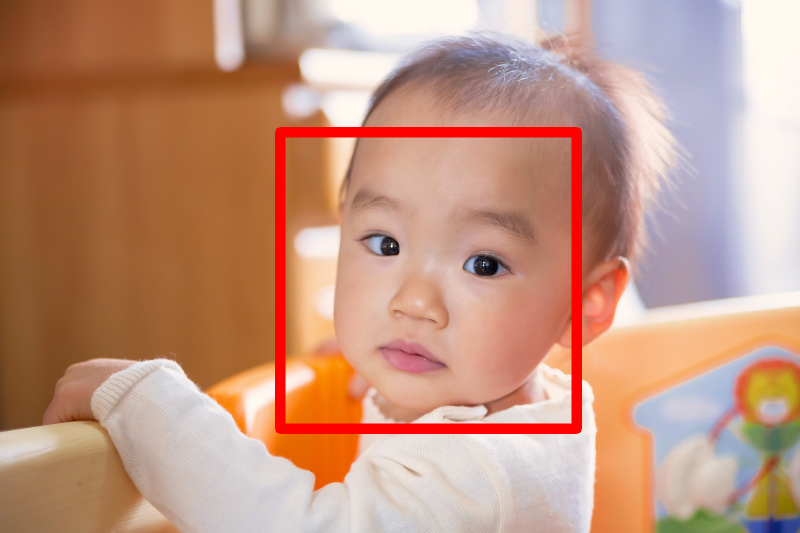
#> input picture AI_Apps(2) (AI活用演習)/09_opencv_face/2230033.png, 1600 x 1066 px, given in place of the camera (shown at 1/2 size)
$ python 'kad09-2_camera_IE2B06正木陽斗.py'
#> lines starting #> are read from the running program, lines starting #| are printed output that depends on the picture
### AI_Apps(2) (AI活用演習)/09_opencv_face/mosaic.py
import cv2

def mosaic(img, rect, size):
    # rect: (x1, y1, x2, y2)
    # rectから矩形領域を切り抜き、サイズを縮小してモザイクをかける
    (x1, y1, x2, y2) = rect
    w = x2 - x1  # 矩形領域の幅
    h = y2 - y1  # 矩形領域の高さ
    i_rect = img[y1:y2, x1:x2]  # 矩形領域を切り抜く

    i_small = cv2.resize(i_rect, (size, size))  # 縮小処理
    i_mos = cv2.resize(i_small, (w, h), interpolation=cv2.INTER_AREA)  # 拡大処理

    # モザイク処理後の画像をコピーし、元の画像に切り抜いた矩形領域を置換する
    img2 = img.copy()
    img2[y1:y2, x1:x2] = i_mos
    return img2

### AI_Apps(2) (AI活用演習)/09_opencv_face/kad09-2_camera_IE2B06正木陽斗.py
# 必要なライブラリのインポート
import matplotlib.pyplot as plt
import cv2
from mosaic import mosaic  # 自作のmosaic.py内のmosaic関数をインポート

# Haar-cascade分類器を読み込んでモデル作成
cascade_file = "haarcascade_frontalface_alt.xml"
cascade = cv2.CascadeClassifier(cascade_file)

# カメラを開く
cap = cv2.VideoCapture(0)

# 各フレームを繰り返し処理
while True:
    # フレームを取得
    ret, frame = cap.read()
#> frame is the input picture: shape (1066, 1600, 3); mean B, G, R 127.6, 149, 194.4
    if not ret:
        break

	# 各フレームに処理
    # 画像を読み込み、グレースケールに変換する
    gray_frame = cv2.cvtColor(frame, cv2.COLOR_BGR2GRAY)
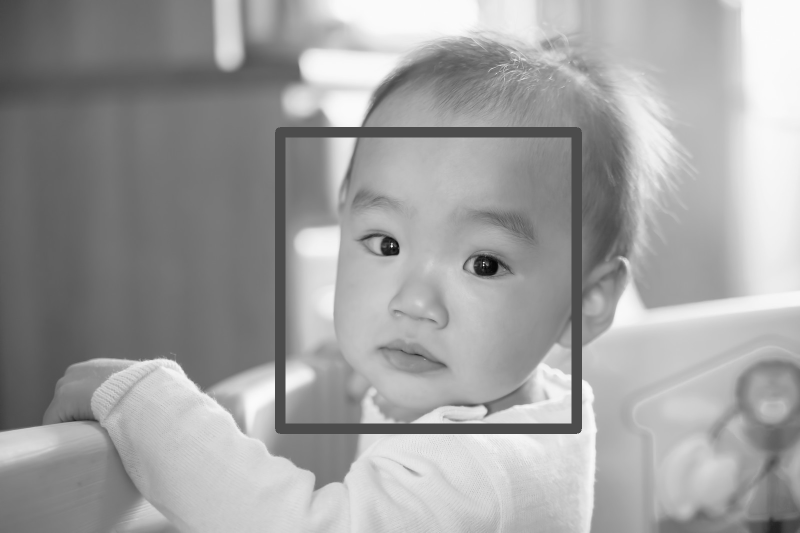
#> gray_frame: shape (1066, 1600) (shown at 1/2 size); min 3, max 253, mean 160.1

    # Haar-cascade分類器を用いて顔を検出する
    face_list = cascade.detectMultiScale(gray_frame, scaleFactor=1.1, minNeighbors=5, minSize=(100, 100))
#> face_list = [[564, 256, 599, 599]]

    #（顔が検出されない場合の処理は不要）

    # 検出された顔にモザイクをかける
    for (x, y, w, h) in face_list:
        frame = mosaic(frame, (x, y, x + w, y + h), size=15)
#> this loop made 1 pass
#> (x, y, x1 in mosaic, y1 in mosaic, x2 in mosaic, y2 in mosaic) on pass 1: (564, 256, 564, 256, 1163, 855)
#> pass 1, in mosaic, `i_rect = img[y1:y2, x1:x2]`:
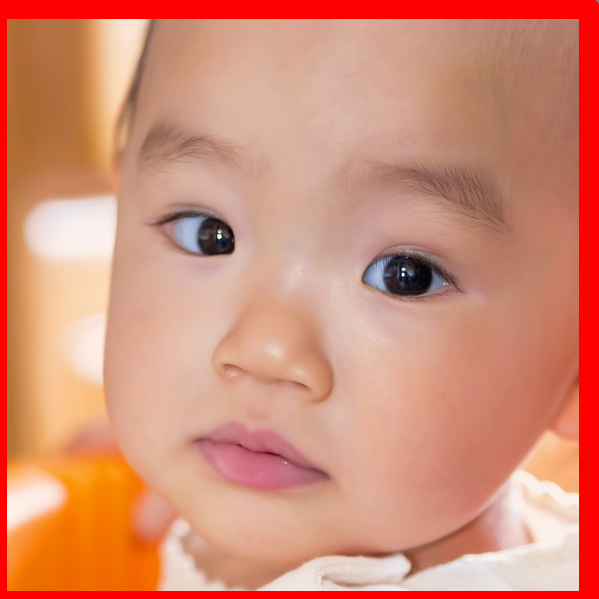
#> i_rect: shape (599, 599, 3); mean B, G, R 117.1, 141.1, 212.3
#> pass 1, in mosaic, `i_mos = cv2.resize(i_small, (w, h), interpolation=cv2.INTER_AREA)`:
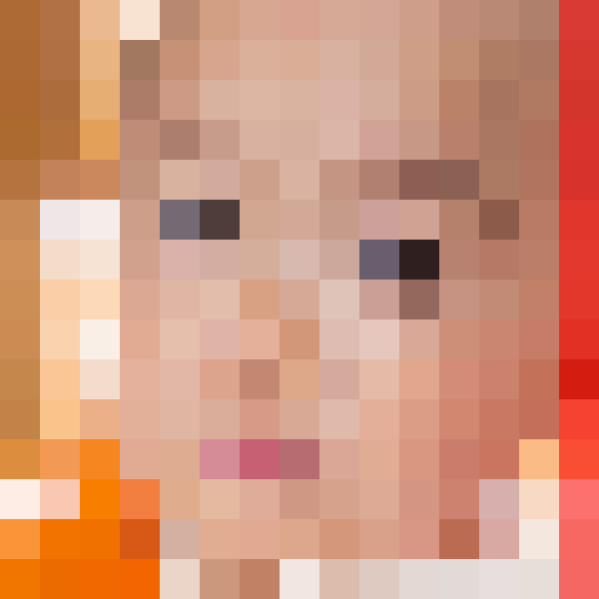
#> i_mos: shape (599, 599, 3); mean of channels 0, 1, 2 123.7, 149.4, 209.6; drawn as B, G, R
#> pass 1, `frame = mosaic(frame, (x, y, x + w, y + h), size=15)`:
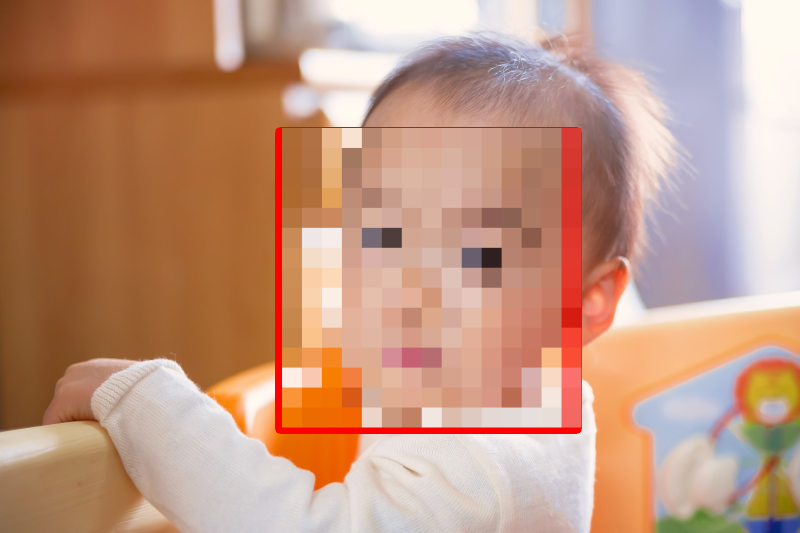
#> frame: shape (1066, 1600, 3) (shown at 1/2 size); mean B, G, R 129, 150.7, 193.8

    # フレームを表示　→ Jupyterでは表示しない方がよい
    cv2.imshow("2230033", frame)

    # 'q'キーが押されたらループを抜ける
    if cv2.waitKey(1) & 0xFF == ord('q'):
#> (key q is pressed here)
        break

# カメラを解放し、ウィンドウを閉じる
cap.release()
cv2.destroyAllWindows()
